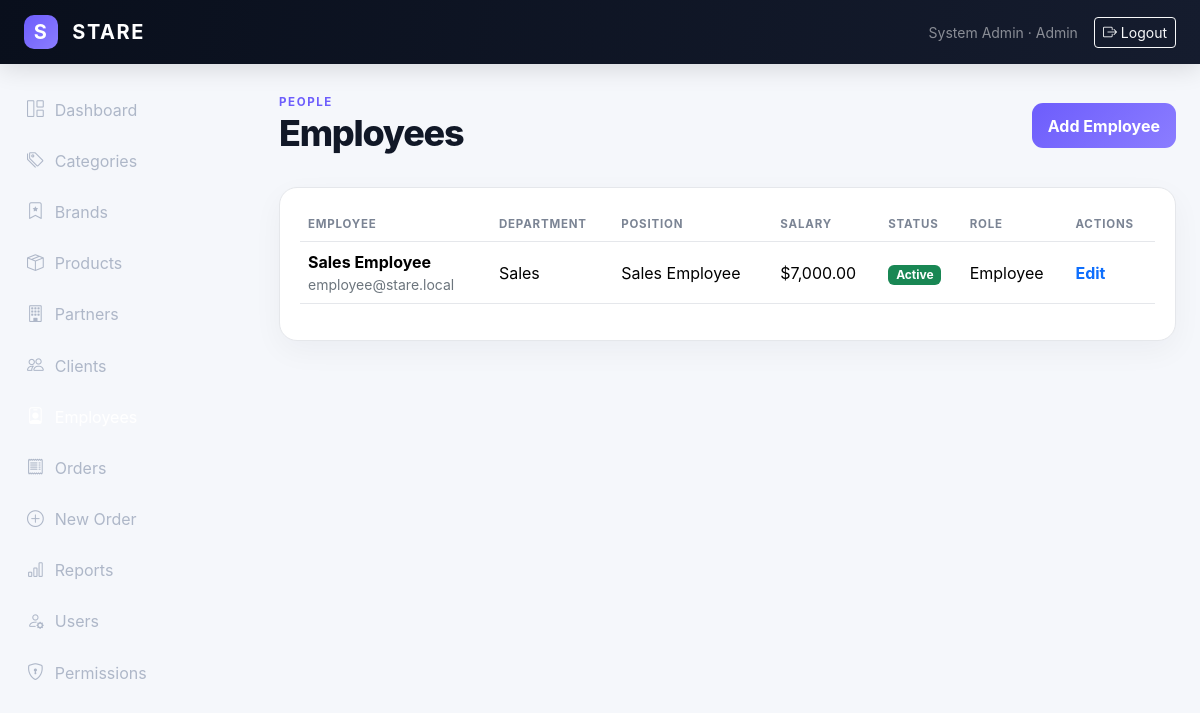
Page /admin/employees/index.php (signed in) on the committed database.
### tables this page shows
CREATE TABLE users (
  id INT UNSIGNED AUTO_INCREMENT PRIMARY KEY,
  name VARCHAR(120) NOT NULL,
  email VARCHAR(180) NOT NULL UNIQUE,
  password VARCHAR(255) NOT NULL,
  role_id INT UNSIGNED NOT NULL,
  status ENUM('active','pending','blocked') NOT NULL DEFAULT 'active',
  created_at TIMESTAMP DEFAULT CURRENT_TIMESTAMP,
  updated_at TIMESTAMP DEFAULT CURRENT_TIMESTAMP ON UPDATE CURRENT_TIMESTAMP,
  CONSTRAINT fk_users_role FOREIGN KEY (role_id) REFERENCES roles(id)
);

CREATE TABLE roles (
  id INT UNSIGNED AUTO_INCREMENT PRIMARY KEY,
  name VARCHAR(50) NOT NULL UNIQUE,
  description VARCHAR(255) NULL,
  created_at TIMESTAMP DEFAULT CURRENT_TIMESTAMP
);

CREATE TABLE employees (
  id INT UNSIGNED AUTO_INCREMENT PRIMARY KEY,
  user_id INT UNSIGNED NOT NULL UNIQUE,
  phone VARCHAR(30) NULL,
  address VARCHAR(255) NULL,
  department VARCHAR(100) NULL,
  position VARCHAR(100) NULL,
  salary DECIMAL(12,2) NOT NULL DEFAULT 0,
  hire_date DATE NULL,
  status ENUM('active','inactive') NOT NULL DEFAULT 'active',
  created_at TIMESTAMP DEFAULT CURRENT_TIMESTAMP,
  CONSTRAINT fk_employees_user FOREIGN KEY (user_id) REFERENCES users(id) ON DELETE CASCADE
);

### admin/employees/index.php (the view)
<?php
require_once __DIR__.'/../../config/database.php';require_once __DIR__.'/../../includes/functions.php';require_permission($pdo,'view_employees');$active='employees';$pageTitle='Employees';
$rows=$pdo->query("SELECT e.*,u.name,u.email,u.status user_status,r.name role_name FROM employees e JOIN users u ON u.id=e.user_id JOIN roles r ON r.id=u.role_id ORDER BY e.id DESC")->fetchAll();include __DIR__.'/../../includes/header.php';?>
<div class="d-flex justify-content-between align-items-center mb-4"><div><span class="eyebrow">PEOPLE</span><h1 class="page-title">Employees</h1></div><?php if(has_permission($pdo,'manage_employees')):?><a href="form.php" class="btn btn-stare">Add Employee</a><?php endif;?></div>
<div class="panel"><div class="table-responsive"><table class="table stare-table align-middle"><thead><tr><th>Employee</th><th>Department</th><th>Position</th><th>Salary</th><th>Status</th><th>Role</th><th>Actions</th></tr></thead><tbody><?php foreach($rows as $r):?><tr><td><strong><?=e($r['name'])?></strong><div class="text-secondary small"><?=e($r['email'])?></div></td><td><?=e($r['department'])?></td><td><?=e($r['position'])?></td><td><?=money($r['salary'])?></td><td><?=status_badge($r['user_status'])?></td><td><?=e(ucfirst($r['role_name']))?></td><td><?php if(has_permission($pdo,'manage_employees')):?><a href="form.php?id=<?=$r['id']?>" class="action-link">Edit</a><?php endif;?></td></tr><?php endforeach;?></tbody></table></div></div>
<?php include __DIR__.'/../../includes/footer.php';?>

### includes/header.php (shortened to what this page needs)
<?php
require_once __DIR__.'/functions.php';
$user=$pdo?current_user($pdo):null;
$active=$active??'';
?>
<!doctype html>
<html lang="en" dir="ltr">
<head>
<link href="https://cdn.jsdelivr.net/npm/bootstrap@5.3.3/dist/css/bootstrap.min.css" rel="stylesheet">
<link href="https://cdn.jsdelivr.net/npm/bootstrap-icons@1.11.3/font/bootstrap-icons.css" rel="stylesheet">
<link href="<?=BASE_URL?>/assets/css/style.css" rel="stylesheet">
</head>
<body class="<?=e($bodyClass??'')?>">
<nav class="navbar navbar-expand-lg navbar-dark stare-navbar sticky-top">
 <div class="container-fluid px-3 px-lg-4">
  <a class="navbar-brand fw-bold" href="<?=BASE_URL?>/index.php"><span class="brand-mark">S</span> STARE</a>
  <?php if($user): ?>
  <div class="d-none d-lg-flex align-items-center ms-auto gap-3">
    <span class="small text-white-50"><?=e($user['name'])?> · <?=e(ucfirst($user['role_name']))?></span>
    <a class="btn btn-sm btn-outline-light" href="<?=BASE_URL?>/logout.php"><i class="bi bi-box-arrow-right"></i> Logout</a>
  </div>
  <?php endif; ?>
 </div>
</nav>
<?php if($user): ?>
<div class="offcanvas-lg offcanvas-start sidebar" tabindex="-1" id="sidebar">
 <div class="offcanvas-body p-0">
  <div class="sidebar-inner">
   <nav class="nav flex-column gap-1">
    <?php if(has_permission($pdo,'view_dashboard')): ?><a class="nav-link <?=($active==='dashboard'?'active':'')?>" href="<?=BASE_URL?>/index.php"><i class="bi bi-grid-1x2"></i> Dashboard</a><?php endif; ?>
    <?php if(has_permission($pdo,'view_categories')): ?><a class="nav-link <?=($active==='categories'?'active':'')?>" href="<?=BASE_URL?>/admin/categories/index.php"><i class="bi bi-tags"></i> Categories</a><?php endif; ?>
    <?php if(has_permission($pdo,'view_brands')): ?><a class="nav-link <?=($active==='brands'?'active':'')?>" href="<?=BASE_URL?>/admin/brands/index.php"><i class="bi bi-bookmark-star"></i> Brands</a><?php endif; ?>
    <?php if(has_permission($pdo,'view_products')): ?><a class="nav-link <?=($active==='products'?'active':'')?>" href="<?=BASE_URL?>/admin/products/index.php"><i class="bi bi-box-seam"></i> Products</a><?php endif; ?>
    <?php if(has_permission($pdo,'view_partners')): ?><a class="nav-link <?=($active==='partners'?'active':'')?>" href="<?=BASE_URL?>/admin/partners/index.php"><i class="bi bi-building"></i> Partners</a><?php endif; ?>
    <?php if(has_permission($pdo,'view_clients')): ?><a class="nav-link <?=($active==='clients'?'active':'')?>" href="<?=BASE_URL?>/admin/clients/index.php"><i class="bi bi-people"></i> Clients</a><?php endif; ?>
    <?php if(has_permission($pdo,'view_employees')): ?><a class="nav-link <?=($active==='employees'?'active':'')?>" href="<?=BASE_URL?>/admin/employees/index.php"><i class="bi bi-person-badge"></i> Employees</a><?php endif; ?>
    <?php if(has_permission($pdo,'view_orders')): ?><a class="nav-link <?=($active==='orders'?'active':'')?>" href="<?=BASE_URL?>/admin/orders/index.php"><i class="bi bi-receipt"></i> Orders</a><?php endif; ?>
    <?php if(has_permission($pdo,'create_orders') && user_role($pdo)!=='client'): ?><a class="nav-link" href="<?=BASE_URL?>/admin/orders/create.php"><i class="bi bi-plus-circle"></i> New Order</a><?php endif; ?>
    <?php if(has_permission($pdo,'view_reports')): ?><a class="nav-link <?=($active==='reports'?'active':'')?>" href="<?=BASE_URL?>/admin/reports/index.php"><i class="bi bi-bar-chart"></i> Reports</a><?php endif; ?>
    <?php if(has_permission($pdo,'manage_users')): ?><a class="nav-link <?=($active==='users'?'active':'')?>" href="<?=BASE_URL?>/admin/users/index.php"><i class="bi bi-person-gear"></i> Users</a><?php endif; ?>
    <?php if(has_permission($pdo,'manage_permissions')): ?><a class="nav-link <?=($active==='permissions'?'active':'')?>" href="<?=BASE_URL?>/admin/permissions/index.php"><i class="bi bi-shield-lock"></i> Permissions</a><?php endif; ?>
   </nav>
  </div>
 </div>
</div>
<main class="main-content">
 <div class="container-fluid px-3 px-lg-4 py-4">
<?php else: ?>
<main class="auth-main">
 <div class="container py-5">
<?php endif; ?>

### includes/functions.php (shortened to what this page needs)
<?php
function e($value): string
{
    return htmlspecialchars((string) $value, ENT_QUOTES, 'UTF-8');
}
function money($amount): string
{
    return CURRENCY . number_format((float) $amount, 2);
}
function status_badge(string $status): string
{
    $map = [
        'active' => 'success',
        'inactive' => 'secondary',
        'pending' => 'warning',
        'confirmed' => 'primary',
        'processing' => 'info',
        'shipped' => 'primary',
        'delivered' => 'success',
        'cancelled' => 'danger',
        'blocked' => 'danger',
    ];
    $class = $map[$status] ?? 'secondary';
    return '<span class="badge text-bg-' . $class . '">'
        . e(ucfirst($status))
        . '</span>';
}
function current_user(PDO $pdo): ?array
{
    static $user = false;
    if ($user !== false) {
        return $user;
    }
    $statement = $pdo->prepare(
        'SELECT u.*, r.name AS role_name
         FROM users u
         JOIN roles r ON r.id = u.role_id
         WHERE u.id = ?
         LIMIT 1'
    );
    $statement->execute([(int) $_SESSION['user_id']]);
    return $user = $statement->fetch() ?: null;
}
function user_role(PDO $pdo): string
{
    return current_user($pdo)['role_name'] ?? '';
}
function is_logged_in(PDO $pdo): bool
{
    return current_user($pdo) !== null;
}
function has_permission(PDO $pdo, string $permission): bool
{
    $user = current_user($pdo);
    if ($user['role_name'] === 'admin') {
        return true;
    }
    static $cache = [];
    $roleId = (int) $user['role_id'];
    return isset($cache[$roleId][$permission]);
}
function require_login(PDO $pdo): void
{
    if (!is_logged_in($pdo)) {
        redirect('/login.php');
    }
}
function require_permission(PDO $pdo, string $permission): void
{
    require_login($pdo);
}

### assets/css/style.css (style rules this page uses)
:root { --bg:#f5f7fb;--panel:#fff;--ink:#111827;--muted:#6b7280;--line:#e5e7eb;--dark:#0b1220;--accent:#6d5dfc;--accent2:#8b7dff }
* { box-sizing:border-box }
body { background:var(--bg);color:var(--ink);font-family:Inter,system-ui,-apple-system,BlinkMacSystemFont,"Segoe UI",sans-serif }
.stare-navbar { background:linear-gradient(100deg,#090f1c,#151c2e);height:64px;box-shadow:0 5px 25px rgba(0,0,0,.12);z-index:1040 }
.navbar-brand { letter-spacing:.08em }
.brand-mark { display:inline-flex;width:34px;height:34px;align-items:center;justify-content:center;border-radius:10px;background:linear-gradient(135deg,var(--accent),var(--accent2));color:#fff;margin-right:8px }
.sidebar { position:fixed;top:64px;bottom:0;left:0;width:255px;background:#0b1220;color:#fff;z-index:1030 }
.sidebar-inner { height:100%;display:flex;flex-direction:column;padding:22px 14px }
.sidebar .nav-link { color:#aeb7c8;border-radius:12px;padding:11px 13px;display:flex;align-items:center;gap:11px }
.sidebar .nav-link:hover,.sidebar .nav-link.active { background:rgba(255,255,255,.09);color:#fff }
.sidebar .nav-link i { font-size:1.05rem }
.main-content { margin-left:255px;min-height:calc(100vh - 64px) }
.eyebrow { font-size:.72rem;letter-spacing:.14em;font-weight:700;color:var(--accent);text-transform:uppercase }
.page-title { font-weight:800;letter-spacing:-.035em;font-size:clamp(1.7rem,3vw,2.3rem) }
.stat-card,.panel,.product-card { background:var(--panel);border:1px solid var(--line);border-radius:18px;box-shadow:0 10px 30px rgba(15,23,42,.045) }
.panel { padding:20px }
.stare-table { --bs-table-bg:transparent }
.stare-table th { font-size:.72rem;text-transform:uppercase;letter-spacing:.07em;color:#7b8494;border-bottom-color:var(--line) }
.stare-table td { border-bottom-color:var(--line) }
.action-link { font-weight:700;text-decoration:none }
.btn-stare { background:linear-gradient(135deg,var(--accent),var(--accent2));border:0;color:#fff;font-weight:700;border-radius:11px;padding:.65rem 1rem }

### rows in the picture
users: name "System Admin", role.name "Admin"
employees: user.name "Sales Employee", user.email "employee@stare.local", department "Sales", position "Sales Employee", salary "$7,000.00", user.status "Active", roles.name "Employee"
